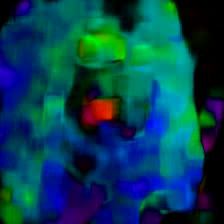
#> input picture frame 9 of contextual-cross-modal-attention/output_optical_flow.mp4, 224 x 224 px, given in place of 00162_id00097_wavtolip.mp4, which was not available
$ python opflow.py
#> lines starting #> are read from the running program, lines starting #| are printed output that depends on the picture; pictures that were not available may be replaced by others from this repository, and a replacement may not be noted
import cv2
import numpy as np

# Function to compute optical flow between two frames
def compute_optical_flow(prev_frame, next_frame):
    prev_gray = cv2.cvtColor(prev_frame, cv2.COLOR_BGR2GRAY)
    next_gray = cv2.cvtColor(next_frame, cv2.COLOR_BGR2GRAY)

    flow = cv2.calcOpticalFlowFarneback(prev_gray, next_gray, None, 0.5, 3, 15, 3, 5, 1.2, 0)

    return flow

# Read input video
input_video_path = '/home/UNT/vk0318/Documents/Work/Code/MultiModal-DeepFake/datasets/00162_id00097_wavtolip.mp4'
cap = cv2.VideoCapture(input_video_path)

# Check if the video file opened successfully
if not cap.isOpened():
    print("Error: Could not open the video file.")
    exit()

# Get video properties
frame_width = int(cap.get(cv2.CAP_PROP_FRAME_WIDTH))
frame_height = int(cap.get(cv2.CAP_PROP_FRAME_HEIGHT))
fps = int(cap.get(cv2.CAP_PROP_FPS))
num_frames = int(cap.get(cv2.CAP_PROP_FRAME_COUNT))

print("Video properties:")
print("Frame width:", frame_width)
print("Frame height:", frame_height)
print("FPS:", fps)
print("Number of frames:", num_frames)

# Create VideoWriter object to save optical flow
output_video_path = './output_optical_flow.mp4'
fourcc = cv2.VideoWriter_fourcc(*'mp4v')
out = cv2.VideoWriter(output_video_path, fourcc, fps, (frame_width, frame_height))

# Read first frame
ret, prev_frame = cap.read()
#> prev_frame is the input picture: shape (224, 224, 3); mean B, G, R 82.4, 64.3, 5.4

# Iterate through frames
while True:
    ret, next_frame = cap.read()
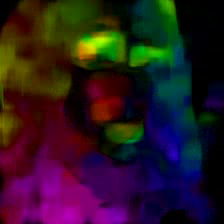
#> input picture frame 10 of contextual-cross-modal-attention/output_optical_flow.mp4, 224 x 224 px, given in place of 00162_id00097_wavtolip.mp4, which was not available
#> next_frame is the input picture: shape (224, 224, 3); mean B, G, R 33.2, 23.1, 41.9
    if not ret:
        break

    # Compute optical flow
    flow = compute_optical_flow(prev_frame, next_frame)
#> in compute_optical_flow, `prev_gray = cv2.cvtColor(prev_frame, cv2.COLOR_BGR2GRAY)`:
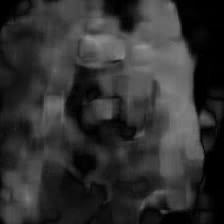
#> prev_gray: shape (224, 224); min 0, max 148, mean 48.7
#> in compute_optical_flow, `next_gray = cv2.cvtColor(next_frame, cv2.COLOR_BGR2GRAY)`:
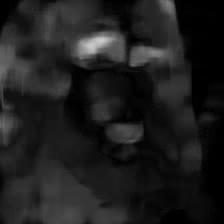
#> next_gray: shape (224, 224); min 0, max 202, mean 29.9

    # Convert flow to color image for visualization
    hsv = np.zeros_like(prev_frame)
    hsv[..., 1] = 255

    mag, ang = cv2.cartToPolar(flow[..., 0], flow[..., 1])
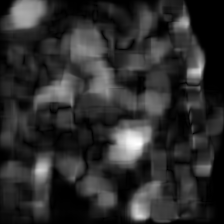
#> mag: shape (224, 224) float32; min 4.23e-16, max 20.91, mean 3.8; drawn with min black and max white
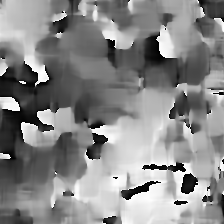
#> ang: shape (224, 224) float32; min 0.000254, max 6.28, mean 3.36; drawn with min black and max white
    hsv[..., 0] = ang * 180 / np.pi / 2
    hsv[..., 2] = cv2.normalize(mag, None, 0, 255, cv2.NORM_MINMAX)
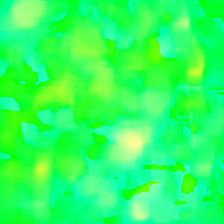
#> hsv: shape (224, 224, 3); mean of channels 0, 1, 2 95.8, 255, 45.5; drawn as B, G, R
    flow_rgb = cv2.cvtColor(hsv, cv2.COLOR_HSV2BGR)
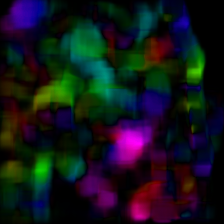
#> flow_rgb: shape (224, 224, 3); mean B, G, R 26.2, 21.6, 19.2

    # Write optical flow frame to output video
    out.write(flow_rgb)

    # Update previous frame
    prev_frame = next_frame

# Release VideoCapture and VideoWriter objects
cap.release()
out.release()
cv2.destroyAllWindows()

print("Optical flow video saved successfully!")

$ run again, starting later in the video
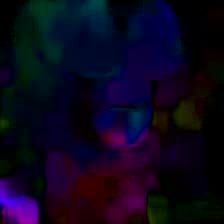
#> input picture frame 44 of contextual-cross-modal-attention/output_optical_flow.mp4, 224 x 224 px, given in place of 00162_id00097_wavtolip.mp4, which was not available
#> prev_frame is the input picture: shape (224, 224, 3); mean B, G, R 28.5, 6.4, 12.4
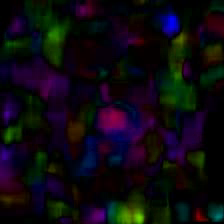
#> input picture frame 45 of contextual-cross-modal-attention/output_optical_flow.mp4, 224 x 224 px, given in place of 00162_id00097_wavtolip.mp4, which was not available
#> next_frame is the input picture: shape (224, 224, 3); mean B, G, R 16.3, 10.1, 13.5
#> `flow_rgb = cv2.cvtColor(hsv, cv2.COLOR_HSV2BGR)`:
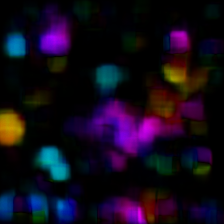
#> flow_rgb: shape (224, 224, 3); mean B, G, R 26.8, 10.4, 19.6

$ run again, starting later in the video
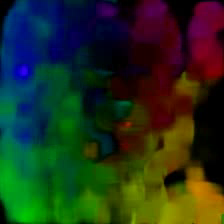
#> input picture frame 78 of contextual-cross-modal-attention/output_optical_flow.mp4, 224 x 224 px, given in place of 00162_id00097_wavtolip.mp4, which was not available
#> prev_frame is the input picture: shape (224, 224, 3); mean B, G, R 27.4, 48.6, 32.9
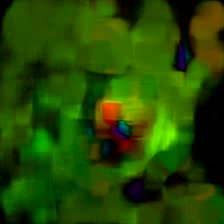
#> input picture frame 79 of contextual-cross-modal-attention/output_optical_flow.mp4, 224 x 224 px, given in place of 00162_id00097_wavtolip.mp4, which was not available
#> next_frame is the input picture: shape (224, 224, 3); mean B, G, R 1.3, 72.7, 35.4
#> `flow_rgb = cv2.cvtColor(hsv, cv2.COLOR_HSV2BGR)`:
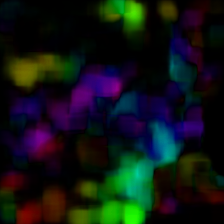
#> flow_rgb: shape (224, 224, 3); mean B, G, R 20.5, 22.3, 16.1
